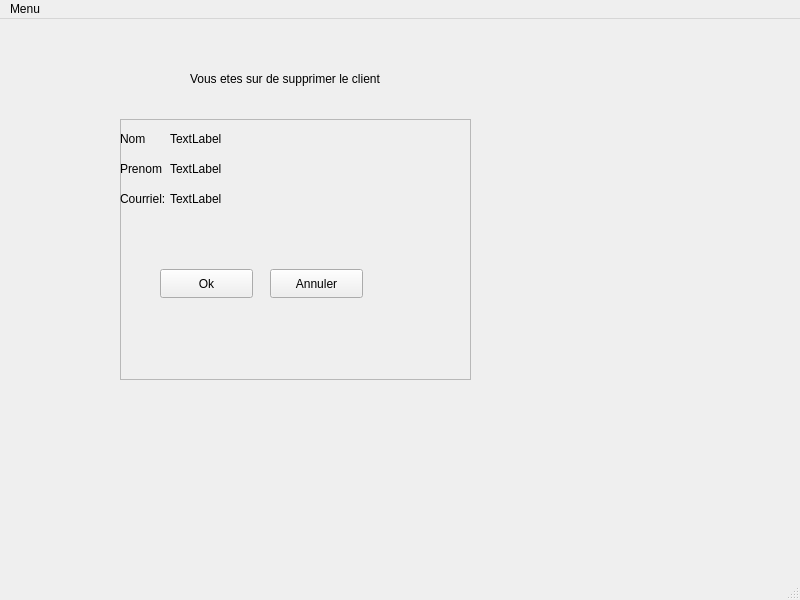
<?xml version="1.0" encoding="UTF-8"?>
<ui version="4.0">
 <class>ConfirmerDelWindow</class>
 <widget class="QMainWindow" name="ConfirmerDelWindow">
  <property name="geometry">
   <rect>
    <x>0</x>
    <y>0</y>
    <width>800</width>
    <height>600</height>
   </rect>
  </property>
  <property name="windowTitle">
   <string>MainWindow</string>
  </property>
  <widget class="QWidget" name="centralwidget">
   <widget class="QFrame" name="CreationClient">
    <property name="geometry">
     <rect>
      <x>120</x>
      <y>100</y>
      <width>351</width>
      <height>261</height>
     </rect>
    </property>
    <property name="frameShape">
     <enum>QFrame::StyledPanel</enum>
    </property>
    <property name="frameShadow">
     <enum>QFrame::Raised</enum>
    </property>
    <widget class="QPushButton" name="confirmDelOk">
     <property name="geometry">
      <rect>
       <x>40</x>
       <y>150</y>
       <width>93</width>
       <height>29</height>
      </rect>
     </property>
     <property name="text">
      <string>Ok</string>
     </property>
    </widget>
    <widget class="QPushButton" name="confirmDelCancel">
     <property name="geometry">
      <rect>
       <x>150</x>
       <y>150</y>
       <width>93</width>
       <height>29</height>
      </rect>
     </property>
     <property name="text">
      <string>Annuler</string>
     </property>
    </widget>
    <widget class="QLabel" name="label_3">
     <property name="geometry">
      <rect>
       <x>0</x>
       <y>70</y>
       <width>63</width>
       <height>20</height>
      </rect>
     </property>
     <property name="text">
      <string>Courriel:</string>
     </property>
    </widget>
    <widget class="QLabel" name="confirmDelCourriel">
     <property name="geometry">
      <rect>
       <x>50</x>
       <y>70</y>
       <width>63</width>
       <height>20</height>
      </rect>
     </property>
     <property name="text">
      <string>TextLabel</string>
     </property>
    </widget>
    <widget class="QLabel" name="label_7">
     <property name="geometry">
      <rect>
       <x>0</x>
       <y>40</y>
       <width>63</width>
       <height>20</height>
      </rect>
     </property>
     <property name="text">
      <string>Prenom</string>
     </property>
    </widget>
    <widget class="QLabel" name="confirmDelPrenom">
     <property name="geometry">
      <rect>
       <x>50</x>
       <y>40</y>
       <width>63</width>
       <height>20</height>
      </rect>
     </property>
     <property name="text">
      <string>TextLabel</string>
     </property>
    </widget>
    <widget class="QLabel" name="label_9">
     <property name="geometry">
      <rect>
       <x>0</x>
       <y>10</y>
       <width>63</width>
       <height>20</height>
      </rect>
     </property>
     <property name="text">
      <string>Nom</string>
     </property>
    </widget>
    <widget class="QLabel" name="confirmDelNom">
     <property name="geometry">
      <rect>
       <x>50</x>
       <y>10</y>
       <width>63</width>
       <height>20</height>
      </rect>
     </property>
     <property name="text">
      <string>TextLabel</string>
     </property>
    </widget>
   </widget>
   <widget class="QLabel" name="label_5">
    <property name="geometry">
     <rect>
      <x>190</x>
      <y>50</y>
      <width>221</width>
      <height>20</height>
     </rect>
    </property>
    <property name="text">
     <string>Vous etes sur de supprimer le client</string>
    </property>
   </widget>
  </widget>
  <widget class="QMenuBar" name="menubar">
   <property name="geometry">
    <rect>
     <x>0</x>
     <y>0</y>
     <width>800</width>
     <height>22</height>
    </rect>
   </property>
   <widget class="QMenu" name="menuMenu">
    <property name="title">
     <string>Menu</string>
    </property>
    <addaction name="menuDel"/>
   </widget>
   <addaction name="menuMenu"/>
  </widget>
  <widget class="QStatusBar" name="statusbar"/>
  <action name="menuDel">
   <property name="text">
    <string>Se deconecter</string>
   </property>
  </action>
 </widget>
 <resources/>
 <connections/>
</ui>
